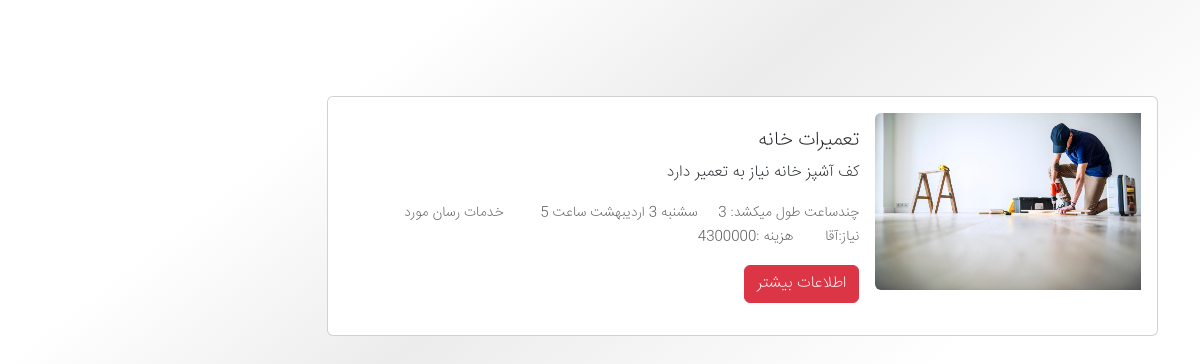
/user-request/requests, run on the app's committed database.
### user_request_module/models.py (models this page shows)
class Service(models.Model):
    serviceid = models.IntegerField(auto_created=True, null=True)
    servicer = models.ForeignKey(Servicer, blank=True, on_delete=models.SET_NULL, null=True)
    user = models.ForeignKey(User, on_delete=models.CASCADE)
    type = models.CharField(max_length=500, verbose_name='نوع خدمات')
    gender = models.CharField(max_length=100, verbose_name='جنسیت خدمات دهنده', blank=True)
    description = models.TextField(db_index=True, verbose_name='توضیحات')
    price = models.IntegerField(verbose_name='هزینه', blank=True, null=True)
    service_date = models.CharField(max_length=100, verbose_name='تاریخ انجام پروژه')
    service_time = models.IntegerField(verbose_name='ساعت خدمت')
    created_at = models.DateTimeField(auto_now_add=True, verbose_name='ساعت خدمت')
    is_submit = models.BooleanField(default=False, verbose_name='قبول شده / نشده')

### user_request_module/views.py (the view)
# urls.py: path('requests', views.RequestsPage.as_view(), name='requests'),
class RequestsPage(ListView):
    model = Service
    paginate_by = 1
    def get_queryset(self):
        queryset = super().get_queryset()
        context = queryset.filter(is_submit=False)
        return context

### user_request_module/templates/user_request_module/service_list.html (shortened to what this page needs)
{% extends 'shared/_layout.html' %}
{% block main %}
    <main class="container-fluid px-0">
    <div class="container mt-6">
        <div class="row">
            <div class="col-lg-9">
                <div class="requests">
                    {% for service in object_list %}
                    <div class="card cardrequest mb-3 p-3">
                        <div class="row g-0">
                            <div class="col-md-4">
                                {% if service.type == 'تعمیرات خانه' %}
                                    <img src="/static/images/people-renovating-house-concept_53876-20664.jpg" class="img-fluid rounded-start" alt="...">
                              {% endif %}
                            </div>
                            <div class="col-md-8">
                                <div class="card-body">
                                    <h5 class="card-title">{{ service.type }}</h5>
                                    <p class="card-text">{{ service.description }}</p>
                                    <p class="card-text"><small class="text-muted">چندساعت طول میکشد: {{ service.service_time }}</small> <small class="text-muted mx-3">{{ service.service_date }}</small>
                                    <small class="text-muted mx-3">خدمات رسان مورد نیاز:{{ service.gender }}</small><small class="text-muted mx-3">هزینه :{{ service.price }}</small></p>
                                    <a href="{% url 'Service_detail' pk=service.pk %}" class="btn btn-danger">اطلاعات بیشتر</a>
                                </div>
                            </div>
                        </div>
                    </div>
                    {% endfor %}
                </div>
            </div>
        </div>
    </div>
</main>
{% endblock %}

### static/css/style.css (style rules this page uses)
* { margin: 0; padding: 0; font-family: 'IRANSans', sans-serif; box-sizing: border-box; direction: rtl; }
html { scroll-behavior: smooth; }
body { overflow-x:hidden; font-size: 16px; background: rgb(255,255,255); background: linear-gradient(142deg, rgba(255,255,255,1) 28%, rgba(236,236,236,1) 51%, rgba(255,255,255,1) 84%); }
a { text-decoration: none !important; color: #181818; }
.mt-6 { margin-top: 6rem!important; }
.cardrequest { transition: 0.4s; }

### data on the page
Service: type "تعمیرات خانه", description "کف آشپز خانه نیاز به تعمیر دارد", service_time "3", service_date "سشنبه 3 اردیبهشت ساعت 5", gender "آقا", price "4300000"
